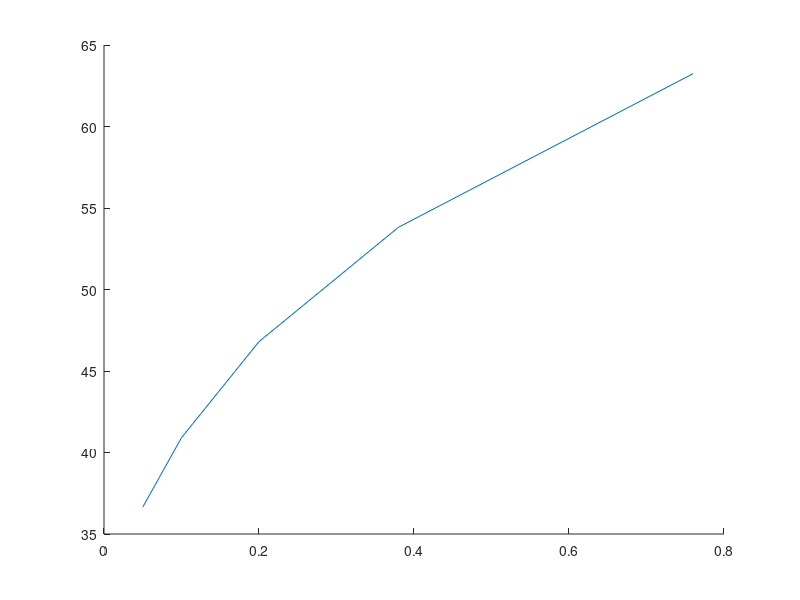

This chart was generated by the following MATLAB code:
%Specific Heat Analysis applied to La_2-xBa_xCuO_4(x=11.5%). Parameter values taken
% Solid State Communications, Vol. 74, No. 8, pp. 767-771, 199 (Specific
% Heat)
% Jpn. J. Applied Physics Vol. 26 L368-L370 1987 (Lattice dimensions)
% Energy units in mJ, distance units in cm.

A=9890000; %mJ/mol*K
D=129; %K
T_c = 17.5; %K
gamma_1 = 2.5; %mJ/mol*K^2
%gamma_2=10; %mJ/mol*K^2
beta    = 0.25; %mJ/mol*K^4

skin_depth = 400e-7; %[cm], 44 for approximated from optical conductivity data
r = 0.3;            %[cm] radius of pump beam
%fluence=1*10^-3; %mJ/cm^2
molar_volume = 59;   %118; %51 cm^3/mol
volume = skin_depth*(3.14159*r^2); % [cm^3] excited volume
R=0.15; % reflectivity, approximated from optical conductivity data


T_max=100;
T_initial=30;        % initial temperature
L=100;
num_T_Steps=1+(T_max-T_initial)*L;
F_Gradient= [0.050, 0.100, 0.200, 0.380, 0.760];  % Fluences to compute
T_final=zeros(length(F_Gradient),1);
absorbed_energy=( (1-R)*3.14159*r^2)*F_Gradient;
T=zeros(num_T_Steps,1);
C_e=zeros(num_T_Steps,1);
C_l=zeros(num_T_Steps,1);
E_e=zeros(num_T_Steps,1);
E_l=zeros(num_T_Steps,1);

for i=1:(num_T_Steps);
    T(i)=T_initial+((i-1)/L);
    C_l(i)=beta*(T(i)^3);
    C_e(i)=gamma_1*T(i); %(gamma_1*T(i)+(A)*exp(-D/T(i)))*heaviside(-(T(i)-T_c))+(gamma_2*T(i))*heaviside((T(i)-T_c));
    E_e(i)=(volume/molar_volume)*trapz(T(1:i),C_e(1:i),1);
    E_l(i)=(volume/molar_volume)*trapz(T(1:i),C_l(1:i),1);
    for j=1:length(F_Gradient);
        [val,T_f]=min(abs(E_e+E_l-absorbed_energy(j)));
        T_final(j)=T_initial+((T_f)-1)/L;
    end
    
    
end

% Plot Fluence vs final temperature
figure(99);
hold on;
plot(F_Gradient,T_final)